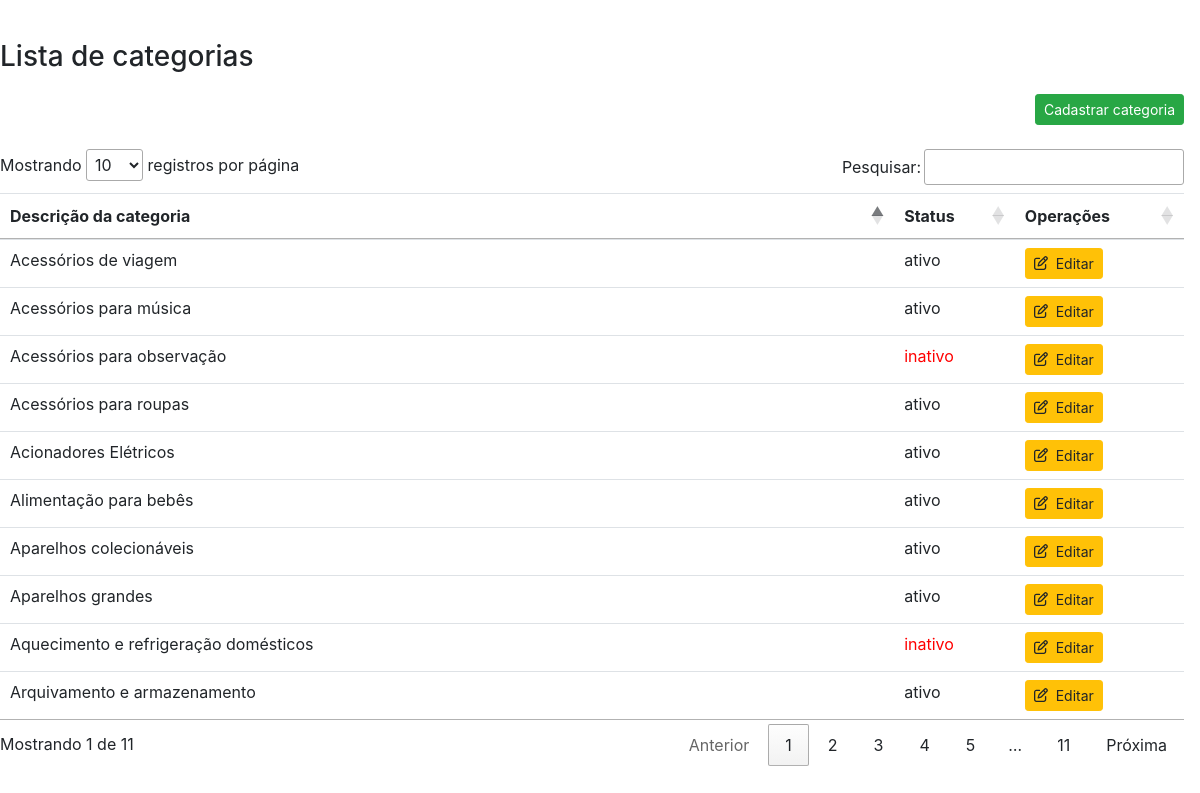
The app's page /lista_categorias.php (signed in) with its own data.
### tables this page shows
CREATE TABLE `categoria` (
  `id_categoria` int NOT NULL AUTO_INCREMENT,
  `categoria` text,
  `status` varchar(10) DEFAULT 'ativo',
  PRIMARY KEY (`id_categoria`)
);

### lista_categorias.php (the view, shortened to what this page needs)
<!DOCTYPE html>
<html lang="pt-br">
<head>
    <link rel="stylesheet" href="https://stackpath.bootstrapcdn.com/bootstrap/4.4.1/css/bootstrap.min.css">
    <link rel="stylesheet" type="text/css" href="https://cdn.datatables.net/1.10.21/css/jquery.dataTables.css">
</head>
<body style="margin-right: 16px;">
    <div style="margin-top: 40px;">
        <h3>Lista de categorias</h3>
        <div style="text-align: right; margin-top: 20px;">
            <a href="cadastra_categoria.php" role="button" class="btn btn-success btn-sm">Cadastrar categoria</a>
        </div>
        <br>
        <table id="table_id" class="table">
            <thead>
                <tr>
                    <th scope="col">Descrição da categoria</th>
                    <th scope="col">Status</th>
                    <th scope="col">Operações</th>
                </tr>
            </thead>
            <?php
                include 'connection.php';
                $sql = "SELECT * FROM categoria";
                $busca = mysqli_query($con, $sql);
                while($array = mysqli_fetch_array($busca)){
                    $id_categoria = $array['id_categoria'];
                    $categoria = $array['categoria'];
                    $status = $array['status'];
                    if($status == "inativo") $estilo = "<span style='color:red;'>$status</span>";
                    else $estilo = $status;
                    ?>
                    <tr>
                        <td><?php echo $categoria ?></td>
                        <td><?php echo $estilo ?></td>
                        <td>
                            <a title="Editar" href="edita_categoria.php?id=<?php echo $id_categoria ?>" role="button"
                            class="btn btn-warning btn-sm"><i class="far fa-edit"></i>&nbsp; Editar</a>
                        </td>
                    </tr>
                    <?php } ?>
        </table>
    </div>
</body>
</html>

### records on screen
categoria: categoria "Acionadores Elétricos", status "ativo"
categoria: categoria "Acessórios de viagem", status "ativo"
categoria: categoria "Acessórios para música", status "ativo"
categoria: categoria "Acessórios para observação", status "inativo"
categoria: categoria "Acessórios para roupas", status "ativo"
categoria: categoria "Alimentação para bebês", status "ativo"
categoria: categoria "Aparelhos colecionáveis", status "ativo"
categoria: categoria "Aparelhos grandes", status "ativo"
categoria: categoria "Aquecimento e refrigeração domésticos", status "inativo"
categoria: categoria "Arquivamento e armazenamento", status "ativo"
